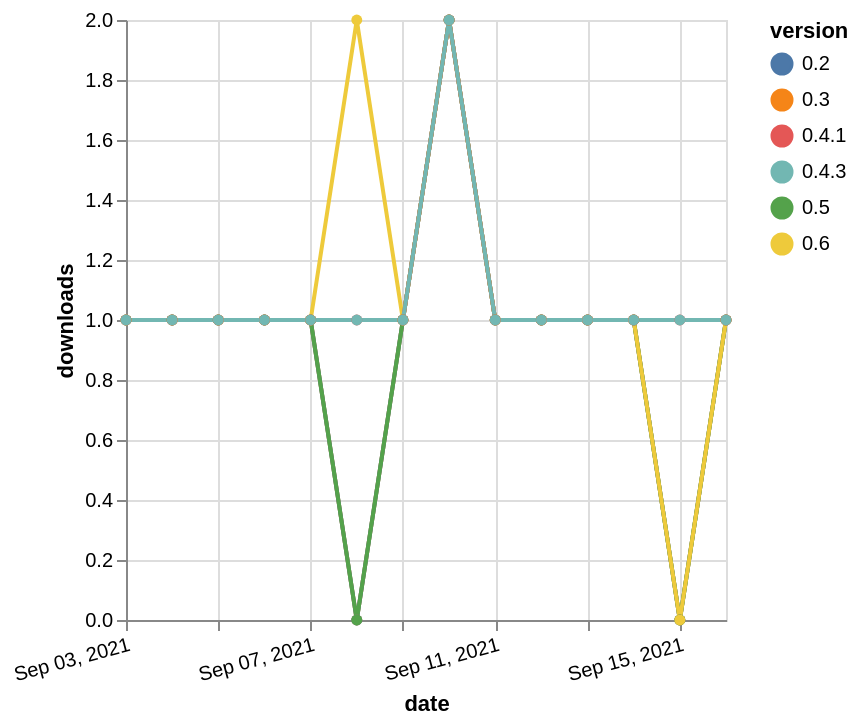

Source (Vega-Lite JSON):
### Vega-Lite specification from a JSON file in a GitHub repository (floating-point values rounded to 4 significant figures)
{"$schema": "https://vega.github.io/schema/vega-lite/v5.json", "description": "A simple bar chart with embedded data.", "data": {"values": [{"date": "2021-09-03", "total": 254, "delta": 1, "version": "0.3"}, {"date": "2021-09-04", "total": 255, "delta": 1, "version": "0.3"}, {"date": "2021-09-05", "total": 256, "delta": 1, "version": "0.3"}, {"date": "2021-09-06", "total": 257, "delta": 1, "version": "0.3"}, {"date": "2021-09-07", "total": 258, "delta": 1, "version": "0.3"}, {"date": "2021-09-08", "total": 258, "delta": 0, "version": "0.3"}, {"date": "2021-09-09", "total": 259, "delta": 1, "version": "0.3"}, {"date": "2021-09-10", "total": 261, "delta": 2, "version": "0.3"}, {"date": "2021-09-11", "total": 262, "delta": 1, "version": "0.3"}, {"date": "2021-09-12", "total": 263, "delta": 1, "version": "0.3"}, {"date": "2021-09-13", "total": 264, "delta": 1, "version": "0.3"}, {"date": "2021-09-14", "total": 265, "delta": 1, "version": "0.3"}, {"date": "2021-09-15", "total": 265, "delta": 0, "version": "0.3"}, {"date": "2021-09-16", "total": 266, "delta": 1, "version": "0.3"}, {"date": "2021-09-03", "total": 251, "delta": 1, "version": "0.2"}, {"date": "2021-09-04", "total": 252, "delta": 1, "version": "0.2"}, {"date": "2021-09-05", "total": 253, "delta": 1, "version": "0.2"}, {"date": "2021-09-06", "total": 254, "delta": 1, "version": "0.2"}, {"date": "2021-09-07", "total": 255, "delta": 1, "version": "0.2"}, {"date": "2021-09-08", "total": 255, "delta": 0, "version": "0.2"}, {"date": "2021-09-09", "total": 256, "delta": 1, "version": "0.2"}, {"date": "2021-09-10", "total": 258, "delta": 2, "version": "0.2"}, {"date": "2021-09-11", "total": 259, "delta": 1, "version": "0.2"}, {"date": "2021-09-12", "total": 260, "delta": 1, "version": "0.2"}, {"date": "2021-09-13", "total": 261, "delta": 1, "version": "0.2"}, {"date": "2021-09-14", "total": 262, "delta": 1, "version": "0.2"}, {"date": "2021-09-15", "total": 262, "delta": 0, "version": "0.2"}, {"date": "2021-09-16", "total": 263, "delta": 1, "version": "0.2"}, {"date": "2021-09-03", "total": 166, "delta": 1, "version": "0.5"}, {"date": "2021-09-04", "total": 167, "delta": 1, "version": "0.5"}, {"date": "2021-09-05", "total": 168, "delta": 1, "version": "0.5"}, {"date": "2021-09-06", "total": 169, "delta": 1, "version": "0.5"}, {"date": "2021-09-07", "total": 170, "delta": 1, "version": "0.5"}, {"date": "2021-09-08", "total": 170, "delta": 0, "version": "0.5"}, {"date": "2021-09-09", "total": 171, "delta": 1, "version": "0.5"}, {"date": "2021-09-10", "total": 173, "delta": 2, "version": "0.5"}, {"date": "2021-09-11", "total": 174, "delta": 1, "version": "0.5"}, {"date": "2021-09-12", "total": 175, "delta": 1, "version": "0.5"}, {"date": "2021-09-13", "total": 176, "delta": 1, "version": "0.5"}, {"date": "2021-09-14", "total": 177, "delta": 1, "version": "0.5"}, {"date": "2021-09-15", "total": 177, "delta": 0, "version": "0.5"}, {"date": "2021-09-16", "total": 178, "delta": 1, "version": "0.5"}, {"date": "2021-09-03", "total": 164, "delta": 1, "version": "0.6"}, {"date": "2021-09-04", "total": 165, "delta": 1, "version": "0.6"}, {"date": "2021-09-05", "total": 166, "delta": 1, "version": "0.6"}, {"date": "2021-09-06", "total": 167, "delta": 1, "version": "0.6"}, {"date": "2021-09-07", "total": 168, "delta": 1, "version": "0.6"}, {"date": "2021-09-08", "total": 170, "delta": 2, "version": "0.6"}, {"date": "2021-09-09", "total": 171, "delta": 1, "version": "0.6"}, {"date": "2021-09-10", "total": 173, "delta": 2, "version": "0.6"}, {"date": "2021-09-11", "total": 174, "delta": 1, "version": "0.6"}, {"date": "2021-09-12", "total": 175, "delta": 1, "version": "0.6"}, {"date": "2021-09-13", "total": 176, "delta": 1, "version": "0.6"}, {"date": "2021-09-14", "total": 177, "delta": 1, "version": "0.6"}, {"date": "2021-09-15", "total": 177, "delta": 0, "version": "0.6"}, {"date": "2021-09-16", "total": 178, "delta": 1, "version": "0.6"}, {"date": "2021-09-03", "total": 175, "delta": 1, "version": "0.4.1"}, {"date": "2021-09-04", "total": 176, "delta": 1, "version": "0.4.1"}, {"date": "2021-09-05", "total": 177, "delta": 1, "version": "0.4.1"}, {"date": "2021-09-06", "total": 178, "delta": 1, "version": "0.4.1"}, {"date": "2021-09-07", "total": 179, "delta": 1, "version": "0.4.1"}, {"date": "2021-09-08", "total": 180, "delta": 1, "version": "0.4.1"}, {"date": "2021-09-09", "total": 181, "delta": 1, "version": "0.4.1"}, {"date": "2021-09-10", "total": 183, "delta": 2, "version": "0.4.1"}, {"date": "2021-09-11", "total": 184, "delta": 1, "version": "0.4.1"}, {"date": "2021-09-12", "total": 185, "delta": 1, "version": "0.4.1"}, {"date": "2021-09-13", "total": 186, "delta": 1, "version": "0.4.1"}, {"date": "2021-09-14", "total": 187, "delta": 1, "version": "0.4.1"}, {"date": "2021-09-15", "total": 188, "delta": 1, "version": "0.4.1"}, {"date": "2021-09-16", "total": 189, "delta": 1, "version": "0.4.1"}, {"date": "2021-09-03", "total": 180, "delta": 1, "version": "0.4.3"}, {"date": "2021-09-04", "total": 181, "delta": 1, "version": "0.4.3"}, {"date": "2021-09-05", "total": 182, "delta": 1, "version": "0.4.3"}, {"date": "2021-09-06", "total": 183, "delta": 1, "version": "0.4.3"}, {"date": "2021-09-07", "total": 184, "delta": 1, "version": "0.4.3"}, {"date": "2021-09-08", "total": 185, "delta": 1, "version": "0.4.3"}, {"date": "2021-09-09", "total": 186, "delta": 1, "version": "0.4.3"}, {"date": "2021-09-10", "total": 188, "delta": 2, "version": "0.4.3"}, {"date": "2021-09-11", "total": 189, "delta": 1, "version": "0.4.3"}, {"date": "2021-09-12", "total": 190, "delta": 1, "version": "0.4.3"}, {"date": "2021-09-13", "total": 191, "delta": 1, "version": "0.4.3"}, {"date": "2021-09-14", "total": 192, "delta": 1, "version": "0.4.3"}, {"date": "2021-09-15", "total": 193, "delta": 1, "version": "0.4.3"}, {"date": "2021-09-16", "total": 194, "delta": 1, "version": "0.4.3"}]}, "width": "container", "mark": {"type": "line", "point": {"filled": true}}, "encoding": {"x": {"field": "date", "type": "temporal", "timeUnit": "yearmonthdate", "title": "date", "axis": {"labelAngle": -15}}, "y": {"field": "delta", "type": "quantitative", "title": "downloads"}, "color": {"field": "version", "type": "nominal"}, "tooltip": {"field": "delta"}}}
